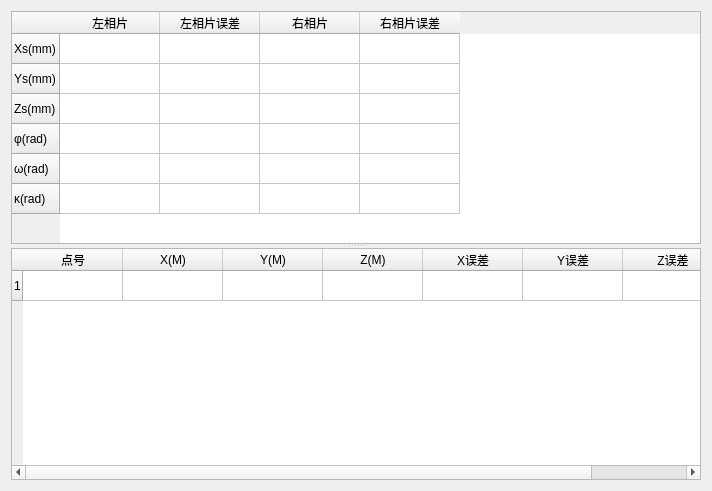
<ui version="4.0" >
 <class>OnestepWidgetBase</class>
 <widget class="QWidget" name="OnestepWidgetBase" >
  <property name="geometry" >
   <rect>
    <x>0</x>
    <y>0</y>
    <width>712</width>
    <height>491</height>
   </rect>
  </property>
  <property name="windowTitle" >
   <string>Form</string>
  </property>
  <layout class="QVBoxLayout" name="verticalLayout" >
   <item>
    <widget class="QSplitter" name="splitter" >
     <property name="orientation" >
      <enum>Qt::Vertical</enum>
     </property>
     <widget class="QTableWidget" name="orientTable" >
      <property name="sizePolicy" >
       <sizepolicy vsizetype="Preferred" hsizetype="MinimumExpanding" >
        <horstretch>0</horstretch>
        <verstretch>0</verstretch>
       </sizepolicy>
      </property>
      <property name="gridStyle" >
       <enum>Qt::SolidLine</enum>
      </property>
      <property name="rowCount" >
       <number>6</number>
      </property>
      <property name="columnCount" >
       <number>4</number>
      </property>
      <row>
       <property name="text" >
        <string>Xs(mm)</string>
       </property>
      </row>
      <row>
       <property name="text" >
        <string>Ys(mm)</string>
       </property>
      </row>
      <row>
       <property name="text" >
        <string>Zs(mm)</string>
       </property>
      </row>
      <row>
       <property name="text" >
        <string>φ(rad)</string>
       </property>
      </row>
      <row>
       <property name="text" >
        <string>ω(rad)</string>
       </property>
      </row>
      <row>
       <property name="text" >
        <string>κ(rad)</string>
       </property>
      </row>
      <column>
       <property name="text" >
        <string>左相片</string>
       </property>
      </column>
      <column>
       <property name="text" >
        <string>左相片误差</string>
       </property>
      </column>
      <column>
       <property name="text" >
        <string>右相片</string>
       </property>
      </column>
      <column>
       <property name="text" >
        <string>右相片误差</string>
       </property>
      </column>
     </widget>
     <widget class="QTableWidget" name="resultTable" >
      <property name="rowCount" >
       <number>1</number>
      </property>
      <property name="columnCount" >
       <number>7</number>
      </property>
      <row/>
      <column>
       <property name="text" >
        <string>点号</string>
       </property>
      </column>
      <column>
       <property name="text" >
        <string>X(M)</string>
       </property>
      </column>
      <column>
       <property name="text" >
        <string>Y(M)</string>
       </property>
      </column>
      <column>
       <property name="text" >
        <string>Z(M)</string>
       </property>
      </column>
      <column>
       <property name="text" >
        <string>X误差</string>
       </property>
      </column>
      <column>
       <property name="text" >
        <string>Y误差</string>
       </property>
      </column>
      <column>
       <property name="text" >
        <string>Z误差</string>
       </property>
      </column>
     </widget>
    </widget>
   </item>
  </layout>
 </widget>
 <resources/>
 <connections/>
</ui>
